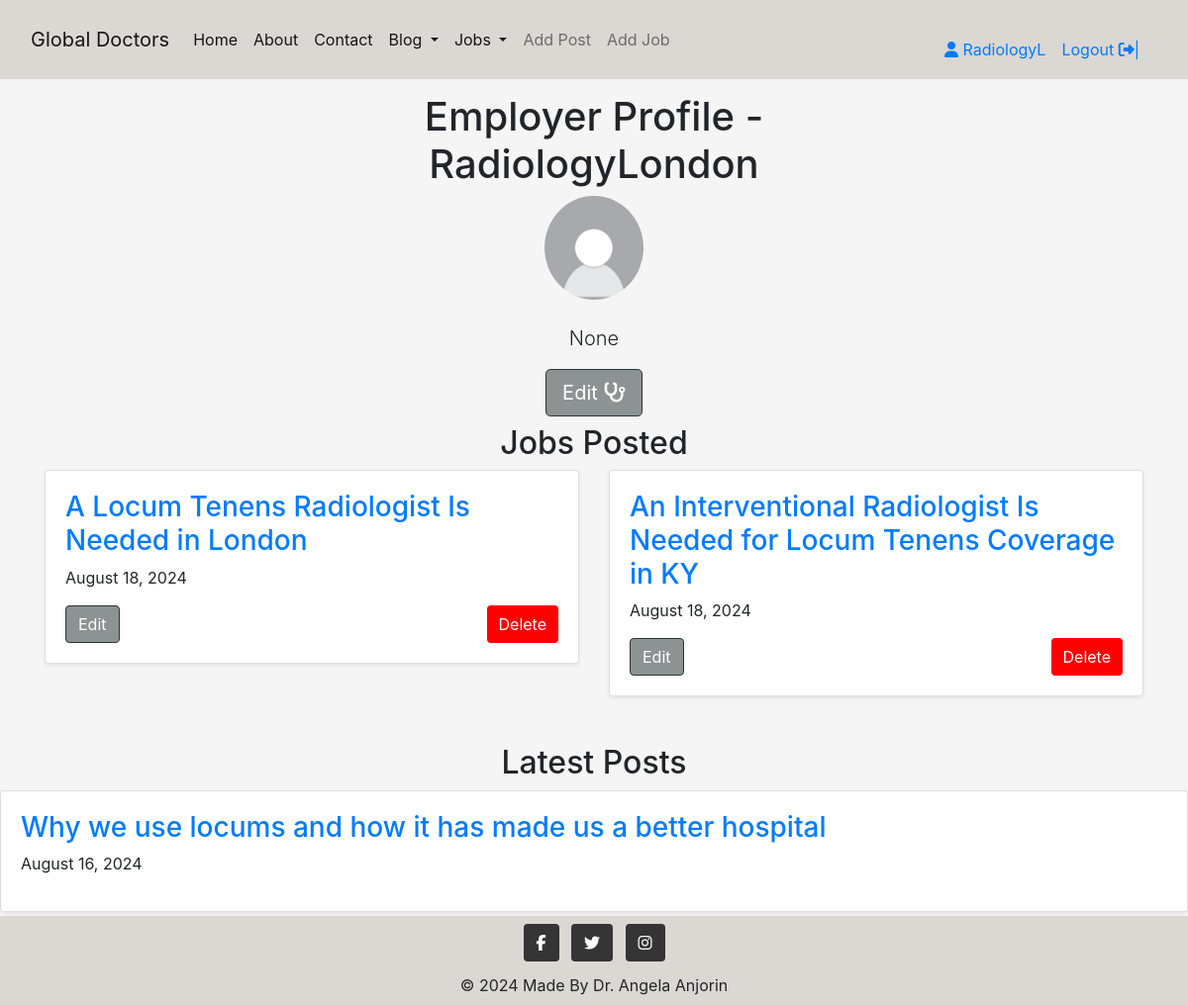
Page /profile/profile/employer/ (signed in) on the earlier database version.
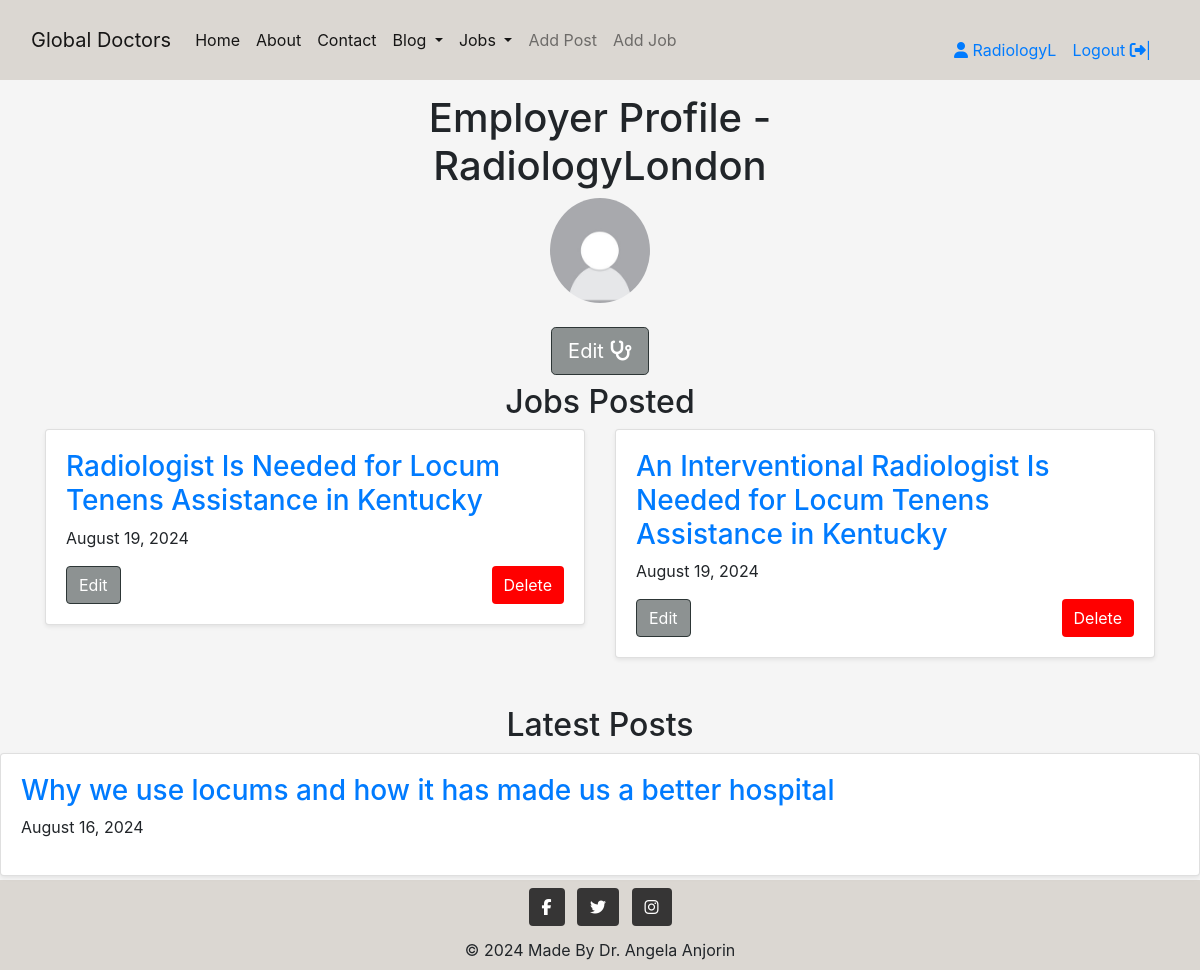
Same page on the later database version.
### profile/models.py (models this page shows, shortened)
class CustomUser(AbstractUser):
    groups = models.ManyToManyField(
        Group,
        related_name='customuser_set', blank=True,
    )
    user_permissions = models.ManyToManyField(
        Permission,
        related_name= 'customuser_set', blank=True,
    )
    pass

class Profile(models.Model):
    USER_TYPE_CHOICES = (
        ('regular', 'Regular User'),
        ('employer', 'Employer'),
    )
    user = models.OneToOneField(settings.AUTH_USER_MODEL, on_delete=models.CASCADE)
    user_type = models.CharField(max_length=20, choices=USER_TYPE_CHOICES, default='regular')
    profile_image = CloudinaryField('image', default='placeholder', blank=True)
    display_name = models.CharField(max_length=30, blank=True, null=True)
    bio = models.TextField(null=True, blank=True)

### jobs/models.py (models this page shows, shortened)
class Job(models.Model):
    title = models.CharField(max_length=200, unique=True)
    slug = models.SlugField(max_length=200, unique=True)
    author = models.ForeignKey(
    CustomUser, on_delete=models.CASCADE, related_name="job_posts")
    speciality = models.ForeignKey(Speciality, on_delete=models.PROTECT, default=4)
    location = models.CharField(max_length=100, unique=True)
    start_date = models.DateField()
    end_date = models.DateField()
    created_on = models.DateTimeField(auto_now_add=True)
    description = models.TextField()
    status = models.IntegerField(choices=STATUS, default=0)
    updated_on = models.DateTimeField(auto_now=True)
    stars = models.PositiveIntegerField(
        default=3,
        validators=[
            MinValueValidator(1),
            MaxValueValidator(5)]
    )
    class Meta:
        ordering = ["-created_on"]

### blog/models.py (models this page shows, shortened)
class Post(models.Model):
    title = models.CharField(max_length=200, unique=True)
    category = models.ForeignKey(Category, on_delete=models.PROTECT, default=4)
    slug = models.SlugField(max_length=200, unique=True)
    author = models.ForeignKey(
    CustomUser, on_delete=models.CASCADE, related_name="blog_posts")
    featured_image = CloudinaryField('image', default='placeholder')
    content = models.TextField()
    created_on = models.DateTimeField(auto_now_add=True)
    status = models.IntegerField(choices=STATUS, default=0)
    updated_on = models.DateTimeField(auto_now=True)
    likes = models.ManyToManyField(
        CustomUser, related_name='post_like', blank=True)
    class Meta:
        ordering = ["-created_on"]

### profile/views.py (the view)
# urls.py: path('profile/employer/', employer_profile, name='employer_profile'),
@login_required
def employer_profile(request):
    profile = get_object_or_404(Profile, user=request.user)
    posts = Post.objects.filter(author=request.user).order_by('-created_on')
    jobs = Job.objects.filter(author=request.user)
    context = {
        'profile':profile,
        'posts': posts,
        'jobs':jobs,
    }
    return render(request, 'profile/employer_profile.html', context)

### blog/views.py (called while the page is built)
def category_list(request):
    category_list = Category.objects.exclude(name='other')
    context = {
        "category_list": category_list,
    }
    return context

### jobs/views.py (called while the page is built)
def speciality_list(request):
    speciality_list = Speciality.objects.exclude(name='other')
    context = {
        'speciality_list': speciality_list
    }
    return context

### profile/templates/profile/employer_profile.html (shortened to what this page needs)
{% extends 'base.html' %}
{% load static %}
{% load crispy_forms_tags %}
{% block content %}
<section class="py-1 text-center container">
    <div class="row py-lg-1">
        <div class="col-lg-6 col-md-8 mx-auto">
            <h1 class="fw-light">Employer Profile - {{ profile.user.username }}</h1>
            <div class="mb-4">
                {% if profile.image.url %}
                <img class="profile-img rounded-circle" src="{{ profile.image.url }}" alt="{{ profile.user.username }}'s profile image">
                {% else %}
                <img class="profile-img rounded-circle" style="width: 100px;" src="{% static '/images/user_profile_placeholder (1).jpg' %}" alt="user_profile_placeholder">
                {% endif %}
            </div>
            <p class="lead text-body-secondary">{{ profile.bio }}</p>
            <div class="text-center">
                {% if request.user == profile.user %}
                <a href="{% url 'profile_edit' profile.pk %}" class="btn btn-signup btn-lg">Edit <i class="fa fa-stethoscope"></i></a>
                {% endif %}
            </div>
        </div>
    </div>
</section>
<div class="container">
    <h2 class="text-center">Jobs Posted</h2>
    <div class="row row-cols-1 row-cols-sm-2 row-cols-md-3 g-3">
        {% for job in jobs %}
        <div class="col">
            <div class="card shadow-sm">
                <div class="card-body">
                    <a href="{% url 'job_detail' job.slug %}">
                        <h3>{{ job.title }}</h3>
                    </a>
                    <p>{{ job.created_on|date:"F d, Y" }}</p>
                    <div class="d-flex justify-content-between mt-3">
                        {%if user == job.author %}
                         <a href="{% url 'edit_job' job.id %}"><button class="btn btn-edit me_2" >Edit</button></a>
                         <button type="button" class="btn btn-delete" job_id="{{ job.id }}">Delete</button>
                        {% endif %}
                    </div>
                </div>
            </div>
        </div>
        {% empty %}
        <p>No jobs posted yet.</p>
        {% endfor %}
    </div>
</div>
    <h2 class="text-center mt-5">Latest Posts</h2>
    <div class="row row-cols-1 row-cols-sm-2 row-cols-md-3 g-3">
        {% for post in posts %}
        <div class="col">
            <div class="card shadow-sm">
                <div class="card-body">
                    <a href="{% url 'post_detail' post.slug %}">
                        <h3>{{ post.title }}</h3>
                    </a>
                    <p>{{ post.created_on|date:"F d, Y" }}</p>
                </div>
            </div>
        </div>
        {% empty %}
        <p>No posts available.</p>
        {% endfor %}
    </div>
{% endblock content %}

### templates/base.html (shortened to what this page needs)
{% load static %}
{% url 'home' as home_url %}
{% url 'about' as about_url %}
{% url 'profile' as profile_url %}
{% url 'account_login' as login_url %}
{% url 'account_signup' as signup_url %}
{% url 'account_logout' as logout_url %}
<!DOCTYPE html>
<html lang="en">
<head>
    <link rel="stylesheet" href="https://cdn.jsdelivr.net/npm/bootstrap@4.3.1/dist/css/bootstrap.min.css"
>
    <link rel="stylesheet" href="{% static 'css/style.css' %}">
</head>
<body class="d-flex flex-column min-vh-100" style="padding-top: 70px;">
    {% load static %}
   <nav class="navbar navbar-expand-md navbar-light fixed-top mb-auto" style="background-color: #dbd7d2;">
       <div class="container-fluid">
           <a class="navbar-brand" href="{% url 'home' %}">Global Doctors</a>
           <div class="collapse navbar-collapse" id="navbarSupportedContent">
               <ul class="navbar-nav me-auto mb-2 mb-lg-0">
                   <li class="nav-item">
                       <a class="nav-link active" aria-current="page" href="/" aria-label="Go to the home page">Home</a>
                   </li>
                   <li>
                       <a class="nav-link active" aria-current="page" href="/about" aria-label="Go to the about page">About</a>
                   </li>
                   <li class="nav-item">
                       <a class="nav-link active" href="/contact" aria-label="Go to the contact page">Contact</a>
                   </li>
                   <li class="nav-item dropdown light">
                    <a class="nav-link dropdown-toggle active" href="#" id="navbarDropdownMenuLink" role="button"
                        data-bs-toggle="dropdown" aria-expanded="false">
                        Blog
                    </a>
                </li>
                    <li class="nav-item dropdown light">
                        <a class="nav-link dropdown-toggle active" href="#" id="navbarDropdownMenuLink" role="button"
                            data-bs-toggle="dropdown" aria-expanded="false">
                            Jobs
                        </a>
                    </li>
                        {% if user.is_authenticated %}
                    <li class="nav-item">
                        <a class="nav-link" href="{% url 'add_post' %}">Add Post</a>
                    </li>
                    <li class="nav-item">
                        <a class="nav-link" href="{% url 'add_job' %}">Add Job</a>
                    </li>
                {% endif %}
               </ul>
               {% if user.is_authenticated %}
               <ul class="d-flex login-box ml-auto">
                   <li class="nav-item">
                        {% if request.user.profile.user_type == 'employer' %}
                            <a class="nav-link active" href="{% url 'employer_profile' %}">
                                <i class="fa fa-user" aria-hidden="true"></i> {{ user.username | slice:":10" }}
                            </a>
                        {% else %}
                            <a class="nav-link active" href="{% url 'regular_profile' user.profile.pk %}">
                                <i class="fa fa-user" aria-hidden="true"></i> {{ user.username | slice:":10" }}
                            </a>
                        {% endif %}
                   </li>
                   <li class="nav-item">
                       <a class="nav-link active" href="{% url 'account_logout' %}" aria-label="Go to the logout page"> Logout <i class="fa fa-sign-out" aria-hidden="true"></i>|</a>
                   </li>
               </ul>
               {% endif %}
           </div>
       </div>
   </nav>
    <main class="flex-shrink-0 main-bg mb-auto mt-3">
      {% block content %}{% endblock content %}
    </main>
    <footer class="bg-body-tertiary text-center mt-auto" style="background-color: transparent;">
      <div class="container-fluid p-1 mt-1" style="background-color: #dbd7d2;">
        <div class="mb-1">
          <a class="btn text-white btn-floating m-1" style="background-color: #363535;" href="https://facebook.com" target="_blank" role="button"><i class="fab fa-facebook-f"></i></a>
          <a class="btn text-white btn-floating m-1" style="background-color: #363535;" href="https://twitter.com" target="_blank" role="button"><i class="fab fa-twitter"></i></a>
          <a class="btn text-white btn-floating m-1" style="background-color: #363535;" href="https://instagram.com" target="_blank" role="button"><i class="fab fa-instagram"></i></a>
        </div>
        <div class="text-center p-1">
        © 2024 Made By  Dr. Angela Anjorin
        </div>
      </div>
    </footer>
</body>
</html>

### static/css/style.css (style rules this page uses)
body { background-color: whitesmoke; }
.light { background-color: #dbd7d2; }
ul { list-style: none; }
img { width: 100%; }
button, [type="button"] { border: none; }
.navbar { width: 100%; height: 80px; background-color: #fff; z-index: 1500; position: fixed; }
.login-box { margin-right: 10px; margin-top: 35px; }
.login-box .nav-link { padding: 0.5rem 0.5rem; }
.btn-delete { background-color: red; color: #fff; border-color: crimson; }
.btn-signup, .btn-edit { background-color: #8d9292; color: #fff; border-color:#2d3636; }
.text-center { text-align: center; }

Differences in the rows shown:
removed Job: title "A Locum Tenens Radiologist Is Needed in London", created_on "August 18, 2024"
removed Job: title "An Interventional Radiologist Is Needed for Locum Tenens Coverage in KY", created_on "August 18, 2024"
changed Profile "RadiologyLondon": bio "None" → (not shown)
added Job: title "Radiologist Is Needed for Locum Tenens Assistance in Kentucky", created_on "August 19, 2024"
added Job: title "An Interventional Radiologist Is Needed for Locum Tenens Assistance in Kentucky", created_on "August 19, 2024"
